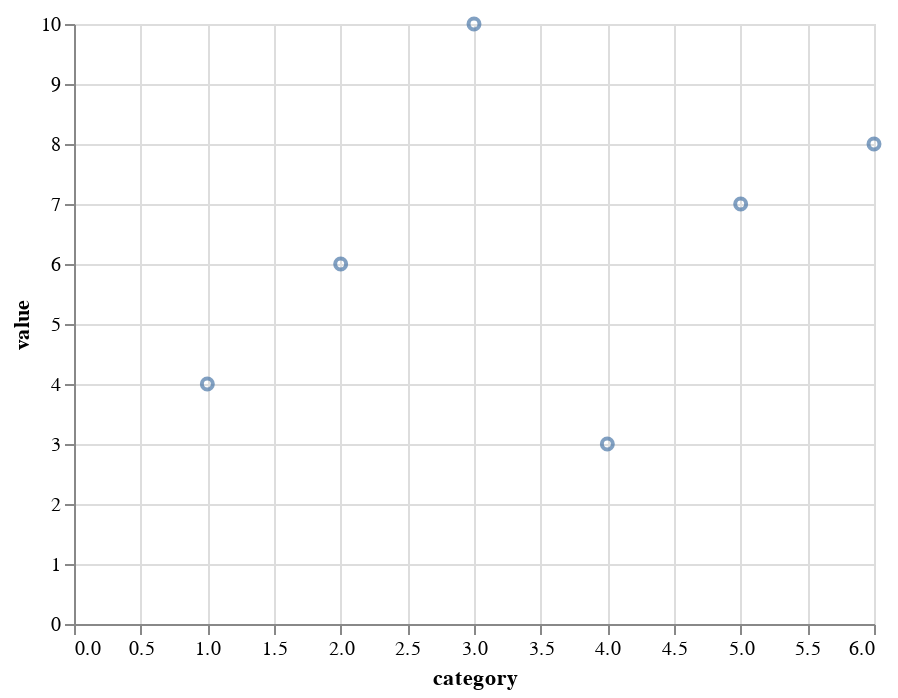

The code cell stored with this chart in its notebook:
### Markdown cell above
In this example, we have created a very simple dataframe directly from a dictionary. Each entry of the dictionary corresponds to a column in our table. This is our toy dataset that will be used over and over again. In practice, it is more likely that data is loaded from files using `pd.read_csv` for example.

### Code cell
chart = alt.Chart(source)
chart.mark_point().encode(x="category", y="value")

### Figure 1 — Vega-Lite specification as saved in the notebook (floating-point values rounded to 4 significant figures)
{"config": {"view": {"continuousWidth": 400, "continuousHeight": 300}}, "data": {"name": "data-7c36766bdbdd929d88ac2881c2000dcf"}, "mark": "point", "encoding": {"x": {"field": "category", "type": "quantitative"}, "y": {"field": "value", "type": "quantitative"}}, "$schema": "https://vega.github.io/schema/vega-lite/v4.17.0.json", "datasets": {"data-7c36766bdbdd929d88ac2881c2000dcf": [{"category": 1, "value": 4, "quality": "standard"}, {"category": 2, "value": 6, "quality": "good"}, {"category": 3, "value": 10, "quality": "excellent"}, {"category": 4, "value": 3, "quality": "standard"}, {"category": 5, "value": 7, "quality": "good"}, {"category": 6, "value": 8, "quality": "excellent"}]}}
